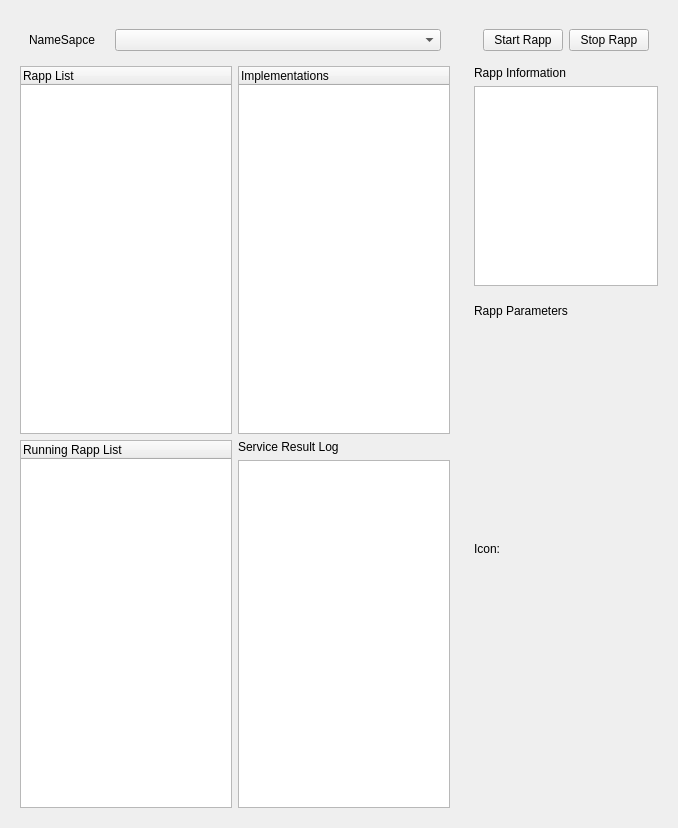
<?xml version="1.0" encoding="UTF-8"?>
<ui version="4.0">
 <class>QtRappManager</class>
 <widget class="QWidget" name="QtRappManager">
  <property name="enabled">
   <bool>true</bool>
  </property>
  <property name="geometry">
   <rect>
    <x>0</x>
    <y>0</y>
    <width>678</width>
    <height>828</height>
   </rect>
  </property>
  <property name="sizePolicy">
   <sizepolicy hsizetype="Preferred" vsizetype="Preferred">
    <horstretch>0</horstretch>
    <verstretch>0</verstretch>
   </sizepolicy>
  </property>
  <property name="windowTitle">
   <string>Rapp Manager</string>
  </property>
  <layout class="QGridLayout" name="gridLayout">
   <item row="0" column="0">
    <layout class="QVBoxLayout" name="verticalLayout_3">
     <property name="margin">
      <number>9</number>
     </property>
     <item>
      <layout class="QHBoxLayout" name="horizontalLayout">
       <property name="margin">
        <number>9</number>
       </property>
       <item>
        <widget class="QLabel" name="label_3">
         <property name="maximumSize">
          <size>
           <width>80</width>
           <height>16777215</height>
          </size>
         </property>
         <property name="text">
          <string>NameSapce</string>
         </property>
        </widget>
       </item>
       <item>
        <widget class="QComboBox" name="namespace_cbox"/>
       </item>
      </layout>
     </item>
     <item>
      <layout class="QHBoxLayout" name="horizontalLayout_3">
       <property name="margin">
        <number>0</number>
       </property>
       <item>
        <widget class="QTreeWidget" name="rapp_tree_widget">
         <column>
          <property name="text">
           <string>Rapp List</string>
          </property>
         </column>
        </widget>
       </item>
       <item>
        <widget class="QTreeWidget" name="implementation_tree_widget">
         <column>
          <property name="text">
           <string>Implementations</string>
          </property>
         </column>
        </widget>
       </item>
      </layout>
     </item>
     <item>
      <layout class="QHBoxLayout" name="horizontalLayout_2">
       <item>
        <widget class="QTreeWidget" name="running_rapp_tree_widget">
         <column>
          <property name="text">
           <string notr="true">Running Rapp List</string>
          </property>
         </column>
        </widget>
       </item>
       <item>
        <layout class="QVBoxLayout" name="verticalLayout_2">
         <item>
          <widget class="QLabel" name="label_2">
           <property name="text">
            <string>Service Result Log</string>
           </property>
          </widget>
         </item>
         <item>
          <widget class="QPlainTextEdit" name="service_result_text">
           <property name="readOnly">
            <bool>true</bool>
           </property>
          </widget>
         </item>
        </layout>
       </item>
      </layout>
     </item>
    </layout>
   </item>
   <item row="0" column="1">
    <layout class="QVBoxLayout" name="verticalLayout">
     <property name="margin">
      <number>9</number>
     </property>
     <item>
      <layout class="QGridLayout" name="gridLayout_2">
       <property name="margin">
        <number>9</number>
       </property>
       <item row="0" column="1">
        <widget class="QPushButton" name="stop_rapp_btn">
         <property name="text">
          <string>Stop Rapp</string>
         </property>
        </widget>
       </item>
       <item row="0" column="0">
        <widget class="QPushButton" name="start_rapp_btn">
         <property name="text">
          <string>Start Rapp</string>
         </property>
        </widget>
       </item>
      </layout>
     </item>
     <item>
      <layout class="QVBoxLayout" name="verticalLayout_5" stretch="0,0">
       <property name="bottomMargin">
        <number>12</number>
       </property>
       <item>
        <widget class="QLabel" name="label">
         <property name="text">
          <string>Rapp Information</string>
         </property>
        </widget>
       </item>
       <item>
        <widget class="QPlainTextEdit" name="rapp_info_text">
         <property name="sizePolicy">
          <sizepolicy hsizetype="Expanding" vsizetype="Expanding">
           <horstretch>0</horstretch>
           <verstretch>0</verstretch>
          </sizepolicy>
         </property>
         <property name="readOnly">
          <bool>true</bool>
         </property>
        </widget>
       </item>
      </layout>
     </item>
     <item>
      <layout class="QVBoxLayout" name="verticalLayout_4">
       <item>
        <widget class="QLabel" name="label_4">
         <property name="text">
          <string>Rapp Parameters</string>
         </property>
        </widget>
       </item>
       <item>
        <layout class="QVBoxLayout" name="rapp_parameter_layout"/>
       </item>
       <item>
        <spacer name="verticalSpacer">
         <property name="orientation">
          <enum>Qt::Vertical</enum>
         </property>
         <property name="sizeHint" stdset="0">
          <size>
           <width>20</width>
           <height>40</height>
          </size>
         </property>
        </spacer>
       </item>
      </layout>
     </item>
     <item>
      <widget class="QLabel" name="label_5">
       <property name="text">
        <string>Icon: </string>
       </property>
      </widget>
     </item>
     <item>
      <widget class="QLabel" name="icon_label">
       <property name="text">
        <string/>
       </property>
      </widget>
     </item>
     <item>
      <spacer name="verticalSpacer_2">
       <property name="orientation">
        <enum>Qt::Vertical</enum>
       </property>
       <property name="sizeHint" stdset="0">
        <size>
         <width>20</width>
         <height>40</height>
        </size>
       </property>
      </spacer>
     </item>
    </layout>
   </item>
  </layout>
 </widget>
 <resources/>
 <connections/>
</ui>
